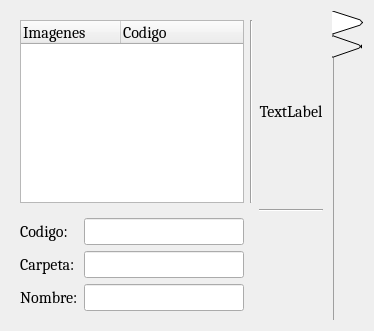
<?xml version="1.0" encoding="UTF-8"?>
<ui version="4.0">
 <class>VisorImagenes</class>
 <widget class="QDialog" name="VisorImagenes">
  <property name="geometry">
   <rect>
    <x>0</x>
    <y>0</y>
    <width>374</width>
    <height>331</height>
   </rect>
  </property>
  <property name="font">
   <font>
    <family>Cambria</family>
    <pointsize>12</pointsize>
   </font>
  </property>
  <property name="windowTitle">
   <string>MainWindow</string>
  </property>
  <layout class="QGridLayout" name="gridLayout">
   <item row="0" column="0">
    <widget class="QTabWidget" name="tabWidget">
     <property name="tabPosition">
      <enum>QTabWidget::East</enum>
     </property>
     <property name="tabShape">
      <enum>QTabWidget::Triangular</enum>
     </property>
     <property name="currentIndex">
      <number>0</number>
     </property>
     <property name="documentMode">
      <bool>true</bool>
     </property>
     <widget class="QWidget" name="tab">
      <attribute name="icon">
       <iconset resource="../Recursos.qrc">
        <normaloff>:/Imagenes/iconos/add.png</normaloff>:/Imagenes/iconos/add.png</iconset>
      </attribute>
      <attribute name="title">
       <string/>
      </attribute>
      <layout class="QGridLayout" name="gridLayout_3">
       <item row="0" column="0">
        <layout class="QGridLayout" name="gridLayout_2">
         <item row="4" column="1">
          <widget class="QLabel" name="label_3">
           <property name="text">
            <string>Nombre:</string>
           </property>
          </widget>
         </item>
         <item row="3" column="2">
          <widget class="QLineEdit" name="LineCarpeta">
           <property name="readOnly">
            <bool>true</bool>
           </property>
          </widget>
         </item>
         <item row="3" column="1">
          <widget class="QLabel" name="label_2">
           <property name="text">
            <string>Carpeta:</string>
           </property>
          </widget>
         </item>
         <item row="0" column="3">
          <widget class="Line" name="line_2">
           <property name="orientation">
            <enum>Qt::Vertical</enum>
           </property>
          </widget>
         </item>
         <item row="4" column="2">
          <widget class="QLineEdit" name="LineNombre">
           <property name="readOnly">
            <bool>true</bool>
           </property>
          </widget>
         </item>
         <item row="0" column="1" colspan="2">
          <widget class="QTreeWidget" name="VisorArbol">
           <column>
            <property name="text">
             <string>Imagenes</string>
            </property>
           </column>
           <column>
            <property name="text">
             <string>Codigo</string>
            </property>
           </column>
          </widget>
         </item>
         <item row="1" column="4">
          <widget class="Line" name="line">
           <property name="orientation">
            <enum>Qt::Horizontal</enum>
           </property>
          </widget>
         </item>
         <item row="0" column="4">
          <layout class="QVBoxLayout" name="verticalLayout">
           <item>
            <widget class="QLabel" name="labelImagen">
             <property name="text">
              <string>TextLabel</string>
             </property>
             <property name="alignment">
              <set>Qt::AlignCenter</set>
             </property>
            </widget>
           </item>
          </layout>
         </item>
         <item row="2" column="1">
          <widget class="QLabel" name="label">
           <property name="text">
            <string>Codigo:</string>
           </property>
          </widget>
         </item>
         <item row="2" column="2">
          <widget class="QLineEdit" name="LineCodigo">
           <property name="readOnly">
            <bool>true</bool>
           </property>
          </widget>
         </item>
         <item row="2" column="4" rowspan="3">
          <widget class="QPushButton" name="ButonSeleccion">
           <property name="text">
            <string/>
           </property>
           <property name="icon">
            <iconset resource="../Recursos.qrc">
             <normaloff>:/Imagenes/iconos/add.png</normaloff>:/Imagenes/iconos/add.png</iconset>
           </property>
           <property name="iconSize">
            <size>
             <width>45</width>
             <height>45</height>
            </size>
           </property>
           <property name="flat">
            <bool>true</bool>
           </property>
          </widget>
         </item>
        </layout>
       </item>
      </layout>
     </widget>
     <widget class="QWidget" name="tab_2">
      <attribute name="icon">
       <iconset resource="../Recursos.qrc">
        <normaloff>:/Imagenes/iconos/delete.png</normaloff>:/Imagenes/iconos/delete.png</iconset>
      </attribute>
      <attribute name="title">
       <string/>
      </attribute>
     </widget>
    </widget>
   </item>
  </layout>
 </widget>
 <resources>
  <include location="../Recursos.qrc"/>
 </resources>
 <connections/>
</ui>
